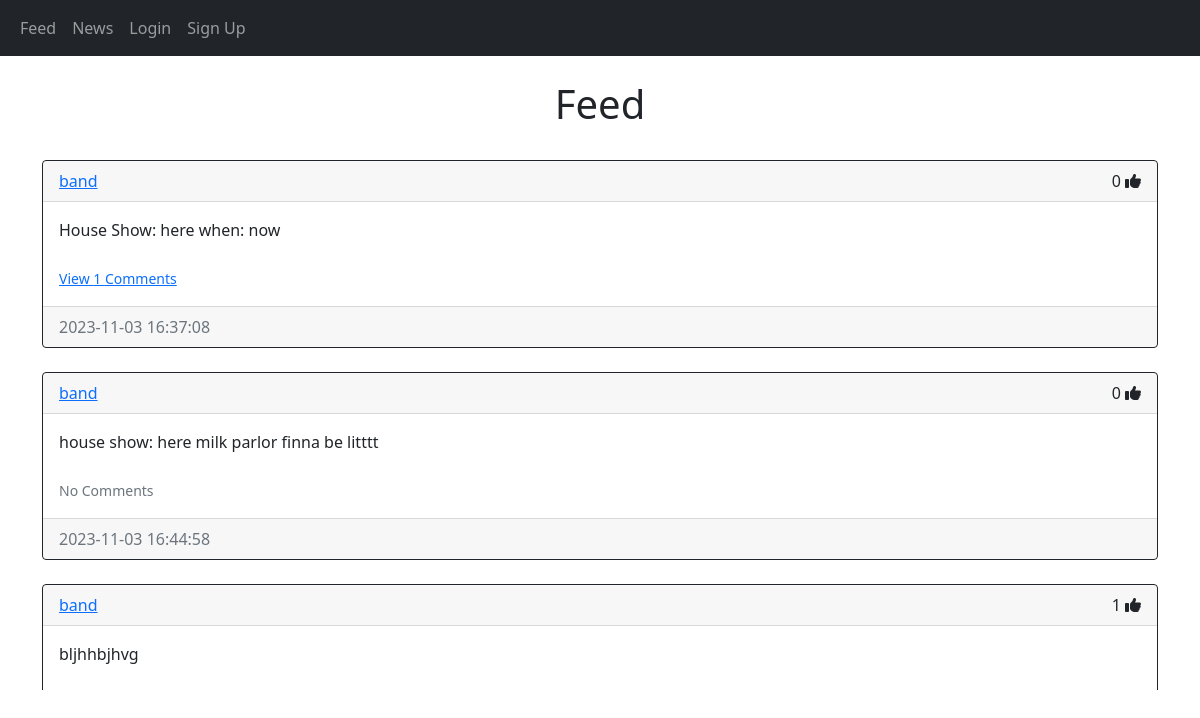
The app's page /feed with its own data.
### website/models.py (models this page shows)
class Post(db.Model):
    id = db.Column(db.Integer, primary_key=True)
    text = db.Column(db.Text, nullable=False)
    date_created = db.Column(db.DateTime(timezone=False), default=func.now())
    author = db.Column(db.Integer, db.ForeignKey('user.id', ondelete="CASCADE"), nullable=False)
    comments = db.relationship('Comment', backref='post', passive_deletes=True)
    likes = db.relationship('Like', backref='post', passive_deletes=True)

class User(db.Model, UserMixin):
    id = db.Column(db.Integer, primary_key=True)
    email = db.Column(db.String(150), unique=True)
    username = db.Column(db.String(150), unique=True)
    password = db.Column(db.String(150))
    date_created = db.Column(db.DateTime(timezone=True), default=func.now())
    posts = db.relationship('Post', backref='user', passive_deletes=True)
    comments = db.relationship('Comment', backref='user', passive_deletes=True)
    likes = db.relationship('Like', backref='user', passive_deletes=True)

### website/views.py (the view)
@views.route("/")
@views.route("/feed")
def feed():
    posts = Post.query.all()
    return render_template("feed.html", user=current_user, posts=posts)

### website/templates/feed.html
{% extends "post_div.html" %} {% block title %}Feed{% endblock %}

### website/templates/post_div.html (shortened to what this page needs)
{% extends "base.html" %} {% block title %}Feed{% endblock %}
{% block content%}
<br/>
<h1 align="center">{% block header %}Feed{% endblock %}</h1>
<br/>
<div id="posts">
    {% for post in posts %}
        <div class="card border-dark">
            <div class="card-header d-flex justify-content-between align-items-center">
                <a href="/posts/{{post.user.username}}">{{post.user.username}}</a>
                {% if user.is_authenticated %}
                <div>
                    {{ post.likes|length }}
                    {% if user.id in post.likes|map(attribute="author")|list %}
                    <a href="like-post/{{post.id}}"><i class="fa-solid fa-thumbs-up"></i></a>
                    {% else %}
                    <a href="like-post/{{post.id}}"><i class="fa-regular fa-thumbs-up"></i></a>
                    {% endif %}
                    {% if user.id == post.author %}
                    <div class="btn-group">
                        <button type="button" class="btn btn-sm btn-primary dropdown-toggle" data-bs-toggle="dropdown">
                        </button>
                        <ul class="dropdown-menu">
                            <li><a href="/delete-post/{{post.id}}" class="dropdown-item">Delete</a></li>
                        </ul>
                    </div>
                    {% endif %}
                </div>
                {% else %}
                <div>
                    {{ post.likes|length }}
                    <i class="fa-solid fa-thumbs-up"></i>
                </div>
                {% endif %}
            </div>
            <div class="card-body">
                <div class="card-text">{{post.text}}</div>
                <br />
                <p class="card-text">
                    {% if post.comments|length > 0 %}
                    <a data-bs-toggle="collapse" href="#comments-{{post.id}}" role="button">
                        <small>View {{post.comments|length}} Comments</small>
                    </a>
                    {% else %}
                    <small class="text-muted">No Comments</small>
                    {% endif %}
                </p>
            </div>
            <div class="card-footer text-muted">
                {{post.date_created}}
            </div>
        </div>
    <br />
    {% endfor %}
</div>
{% endblock %}

### website/templates/post_div.html (style rules this page uses)
#posts { height: 530px; overflow:auto }

### records on screen
Post: user.username "band", likes|length "0", text "House Show: here when: now", comments|length "1", date_created "2023-11-03 16:37:08"
Post: user.username "band", likes|length "0", text "house show: here milk parlor finna be litttt", shows "No Comments", date_created "2023-11-03 16:44:58"
Post: user.username "band", likes|length "1", text "bljhhbjhvg"
